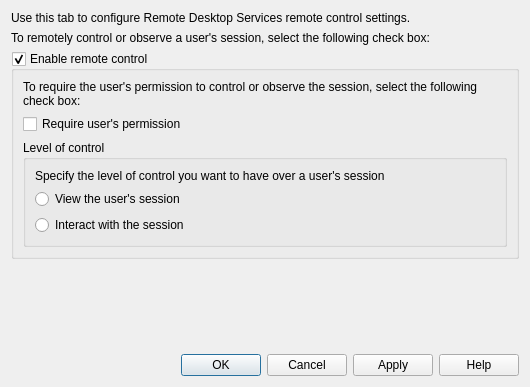
<?xml version="1.0" encoding="UTF-8"?>
<ui version="4.0">
 <class>RemoteControlWidget</class>
 <widget class="QWidget" name="RemoteControlWidget">
  <property name="geometry">
   <rect>
    <x>0</x>
    <y>0</y>
    <width>526</width>
    <height>387</height>
   </rect>
  </property>
  <property name="windowTitle">
   <string>Form</string>
  </property>
  <layout class="QGridLayout" name="gridLayout_3">
   <item row="1" column="0">
    <widget class="QLabel" name="remoteControlLabel">
     <property name="text">
      <string>To remotely control or observe a user's session, select the following check box:</string>
     </property>
     <property name="wordWrap">
      <bool>true</bool>
     </property>
    </widget>
   </item>
   <item row="4" column="0">
    <widget class="QDialogButtonBox" name="dialogButtonBox">
     <property name="standardButtons">
      <set>QDialogButtonBox::Apply|QDialogButtonBox::Cancel|QDialogButtonBox::Help|QDialogButtonBox::Ok</set>
     </property>
    </widget>
   </item>
   <item row="2" column="0">
    <widget class="QGroupBox" name="remoteControlGroupBox">
     <property name="title">
      <string>Enable remote control</string>
     </property>
     <property name="checkable">
      <bool>true</bool>
     </property>
     <layout class="QGridLayout" name="gridLayout_2">
      <item row="0" column="0">
       <widget class="QLabel" name="requireUserPermissionLabel">
        <property name="text">
         <string>To require the user's permission to control or observe the session, select the following check box:</string>
        </property>
        <property name="wordWrap">
         <bool>true</bool>
        </property>
       </widget>
      </item>
      <item row="2" column="0">
       <widget class="QGroupBox" name="levelOfControlGroupBox">
        <property name="title">
         <string>Level of control</string>
        </property>
        <layout class="QGridLayout" name="gridLayout">
         <item row="1" column="0">
          <widget class="QRadioButton" name="viewRadioButton">
           <property name="text">
            <string>View the user's session</string>
           </property>
          </widget>
         </item>
         <item row="2" column="0">
          <widget class="QRadioButton" name="interactRadioButton">
           <property name="text">
            <string>Interact with the session</string>
           </property>
          </widget>
         </item>
         <item row="0" column="0">
          <widget class="QLabel" name="levelOfControlLabel">
           <property name="text">
            <string>Specify the level of control you want to have over a user's session</string>
           </property>
          </widget>
         </item>
        </layout>
       </widget>
      </item>
      <item row="1" column="0">
       <widget class="QCheckBox" name="requireUserPermisionCheckBox">
        <property name="text">
         <string>Require user's permission</string>
        </property>
       </widget>
      </item>
     </layout>
    </widget>
   </item>
   <item row="0" column="0">
    <widget class="QLabel" name="descriptionLabel">
     <property name="text">
      <string>Use this tab to configure Remote Desktop Services remote control settings.</string>
     </property>
     <property name="wordWrap">
      <bool>true</bool>
     </property>
    </widget>
   </item>
   <item row="3" column="0">
    <spacer name="verticalSpacer">
     <property name="orientation">
      <enum>Qt::Vertical</enum>
     </property>
     <property name="sizeHint" stdset="0">
      <size>
       <width>508</width>
       <height>66</height>
      </size>
     </property>
    </spacer>
   </item>
  </layout>
 </widget>
 <resources/>
 <connections/>
</ui>
